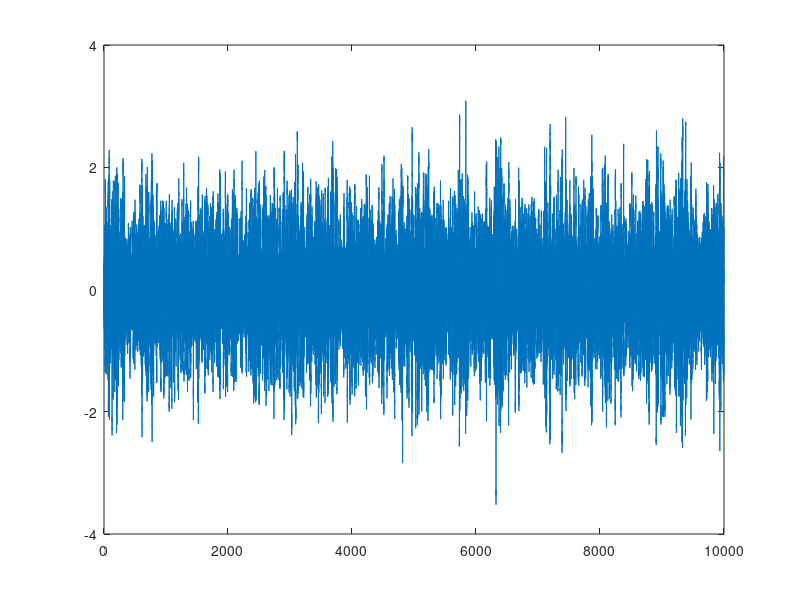
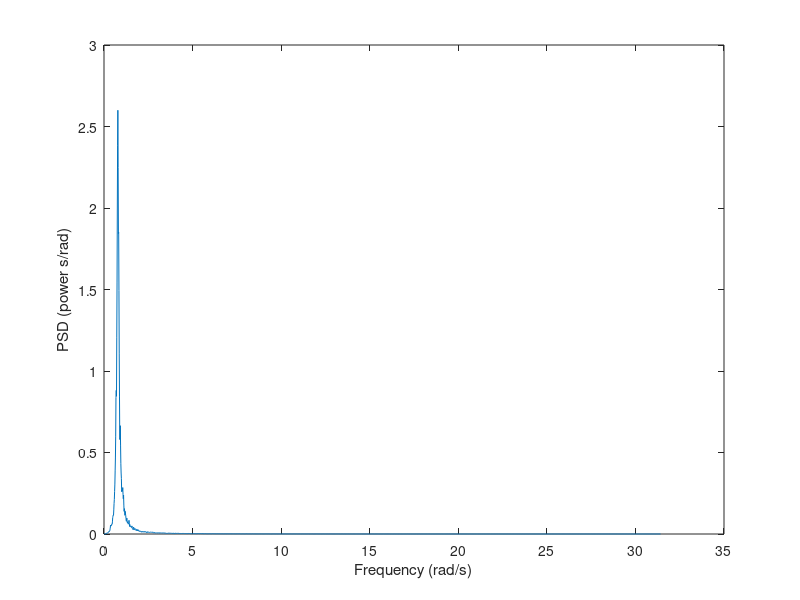

These figures' MATLAB source, in order: (Note: this script raises an error after producing the figures.)
%% 2a
close all
load('wave.mat')

fs = 10; % From assigment
window = 4096; % From assigment

t = psi_w(1,:);
x = psi_w(2,:);

[pxx,f] = pwelch(x, window, [], [], fs);

% Convert to radians
w = 2*pi*f;
pxx_radians = pxx / (2*pi);

% Plot of noise signal
figure(1)
plot(t,x)

% Plot of PSD function
figure(2)
plot(w, pxx_radians)
xlabel('Frequency (rad/s)');
ylabel('PSD (power s/rad)');

%% 2b
%close all;
w_0 = 0.7823; % From plot measurement (peak freq)
A = 1; % Unity variance white noise
sigma_squared = 2.6; % From plot measurement (peak value)
sigma = sqrt(sigma_squared);
lambda = 1; % Initial trial value for lsqcurvefit

fun = @(x, w)((2*x*w_0*sigma)^2 * w.^2 / T) ./ ((w_0^2 - w.^2).^2 + (2*x(1)*w_0*w).^2);

options = optimoptions('lsqcurvefit','Display', 'iter'); 
x = lsqcurvefit(...
        fun,...
        lambda,...
        w, pxx_radians,...
        [],[],...
        options);

lambda = x(1); % Get value from least square fit
fprintf("Lambda from lsq curve fit algorithm: %f", lambda);
K_w = 2*lambda*w_0*sigma; % Update K_w with correct value

P_phi_w = (K_w^2 * w.^2 / T) ./ ((w_0^2 - w.^2).^2 + (2*lambda*w_0*w).^2);

% Only plot the 135 first values
signal_cutoff = 135;
%TODO: Fit curve with cutoff signal?

figure(4)
plot(w(1:signal_cutoff), P_phi_w(1:signal_cutoff))
hold on
plot(w(1:signal_cutoff), pxx_radians(1:signal_cutoff))
hold off
xlabel('Frequency (rad/s)');
ylabel('PSD (power s/rad)');
%TODO: Legend